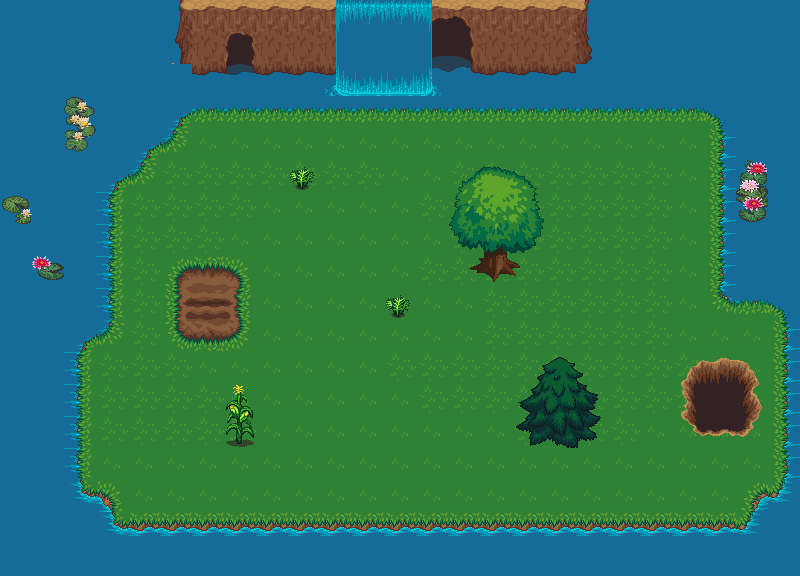

The image is a tile-based game level rendered from a .tmx file. Its description and source (layers, tilesets, objects; grid data summarised) follow:
An orthogonal 25x18 tile map with 32x32 px tiles, 3 tile layers (Capa de Patrones 1, Capa de patrones 2, Capa de patrones 3).

<map version="1.0" orientation="orthogonal" renderorder="left-up" width="25" height="18" tilewidth="32" tileheight="32" nextobjectid="1">
 <tileset firstgid="1" name="terrain_atlas" tilewidth="32" tileheight="32" tilecount="1024" columns="32">
  <image source="terrain_atlas.png" width="1024" height="1024" />
  <tile id="88">
   <properties>
    <property name="wall" type="bool" value="true" />
   </properties>
  </tile>
  <tile id="89">
   <properties>
    <property name="wall" type="bool" value="true" />
   </properties>
  </tile>
  <tile id="90">
   <properties>
    <property name="wall" type="bool" value="true" />
   </properties>
  </tile>
  <tile id="120">
   <properties>
    <property name="wall" type="bool" value="true" />
   </properties>
  </tile>
  <tile id="122">
   <properties>
    <property name="wall" type="bool" value="true" />
   </properties>
  </tile>
  <tile id="152">
   <properties>
    <property name="wall" type="bool" value="true" />
   </properties>
  </tile>
  <tile id="153">
   <properties>
    <property name="wall" type="bool" value="true" />
   </properties>
  </tile>
  <tile id="154">
   <properties>
    <property name="wall" type="bool" value="true" />
   </properties>
  </tile>
  <tile id="295">
   <properties>
    <property name="wall" type="bool" value="true" />
   </properties>
  </tile>
  <tile id="296">
   <properties>
    <property name="wall" type="bool" value="true" />
   </properties>
  </tile>
  <tile id="327">
   <properties>
    <property name="wall" type="bool" value="true" />
   </properties>
  </tile>
  <tile id="328">
   <properties>
    <property name="wall" type="bool" value="true" />
   </properties>
  </tile>
  <tile id="358">
   <properties>
    <property name="wall" type="bool" value="true" />
   </properties>
  </tile>
  <tile id="359">
   <properties>
    <property name="wall" type="bool" value="true" />
   </properties>
  </tile>
  <tile id="360">
   <properties>
    <property name="wall" type="bool" value="true" />
   </properties>
  </tile>
  <tile id="390">
   <properties>
    <property name="wall" type="bool" value="true" />
   </properties>
  </tile>
  <tile id="392">
   <properties>
    <property name="wall" type="bool" value="true" />
   </properties>
  </tile>
  <tile id="422">
   <properties>
    <property name="wall" type="bool" value="true" />
   </properties>
  </tile>
  <tile id="423">
   <properties>
    <property name="wall" type="bool" value="true" />
   </properties>
  </tile>
  <tile id="424">
   <properties>
    <property name="wall" type="bool" value="true" />
   </properties>
  </tile>
  <tile id="569">
   <properties>
    <property name="wall" type="bool" value="true" />
   </properties>
  </tile>
  <tile id="743">
   <properties>
    <property name="wall" type="bool" value="true" />
   </properties>
  </tile>
  <tile id="943">
   <properties>
    <property name="wall" type="bool" value="true" />
   </properties>
  </tile>
  <tile id="990">
   <properties>
    <property name="wall" type="bool" value="true" />
   </properties>
  </tile>
  <tile id="1022">
   <properties>
    <property name="wall" type="bool" value="true" />
   </properties>
  </tile>
 </tileset>
 <layer name="Capa de Patrones 1" width="25" height="18">
  <data>[450 cells, 450 non-empty, 24 distinct tile ids]</data>
 </layer>
 <layer name="Capa de patrones 2" width="25" height="18">
  <data>[450 cells, 68 non-empty, 44 distinct tile ids]</data>
 </layer>
 <layer name="Capa de patrones 3" width="25" height="18">
  <data>[450 cells, 24 non-empty, 21 distinct tile ids]</data>
 </layer>
</map>
